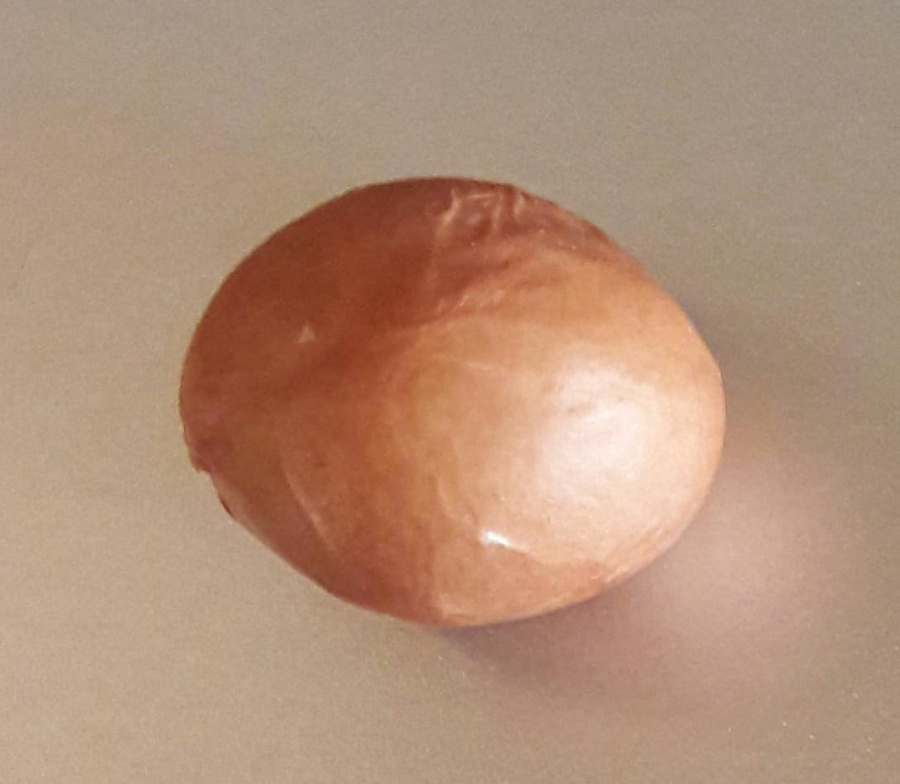
#> input picture seed.jpeg, 900 x 784 px, shrunk from 1089 x 949 before the run, given in place of the camera
$ python edge-live.py
#> lines starting #> are read from the running program, lines starting #| are printed output that depends on the picture; after the words box and inside, x2 and y2 are one past the last pixel; in counts of white or black regions, pixels touching at a corner belong together
import cv2
import numpy as np

cap = cv2.VideoCapture(0)

while(1):
    _, frame = cap.read()
#> frame is the input picture: shape (784, 900, 3); mean B, G, R 121.3, 144.4, 178.7
    hsv = cv2.cvtColor(frame, cv2.COLOR_BGR2HSV)
#> hsv: shape (784, 900, 3); mean H, S, V 12.9, 83.5, 178.7
    lower_red = np.array([30,150,50])
    upper_red = np.array([255,255,180])
    mask = cv2.inRange(hsv, lower_red, upper_red)
#> mask: shape (784, 900); every value is 0
    res = cv2.bitwise_and(frame,frame, mask= mask)
#> res: shape (784, 900, 3); every value is 0
    edges = cv2.Canny(frame,100,200)
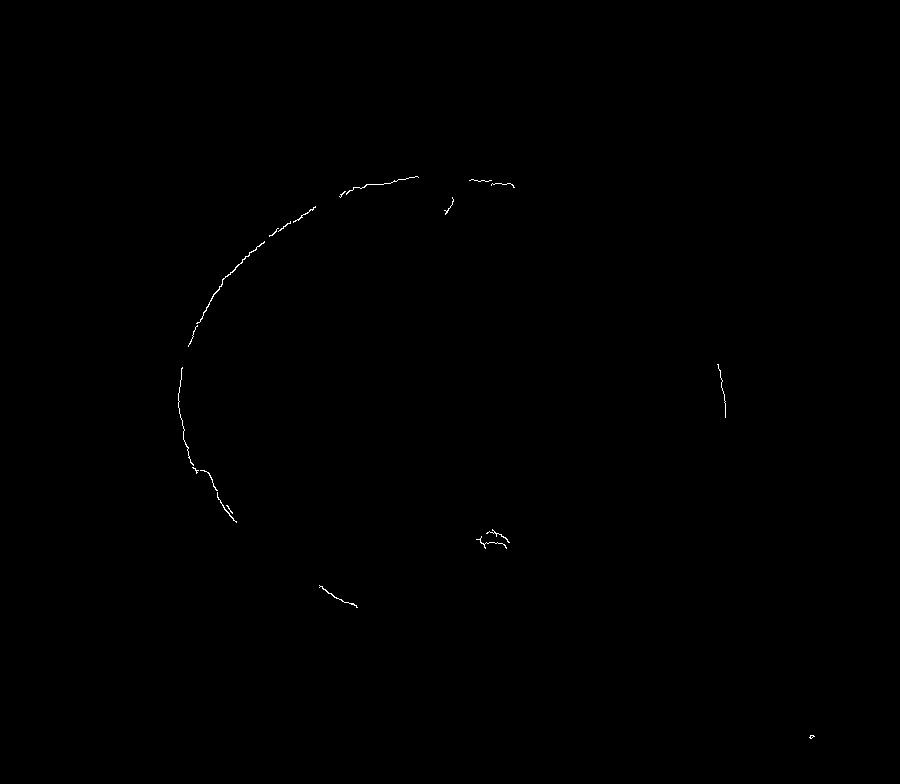
#> edges: shape (784, 900); 0.12% white in thin lines or dots, all inside (x1, y1, x2, y2) = (178, 176, 815, 739)
    contours, hierarchy = cv2.findContours(edges, cv2.RETR_EXTERNAL, cv2.CHAIN_APPROX_NONE)
#> contours = 20 contours, 19 with area under 20; largest, box (x1, y1, x2, y2) and area: (196, 241, 265, 324) 46
    cv2.drawContours(frame, contours, -1, (0, 255, 0), 1)
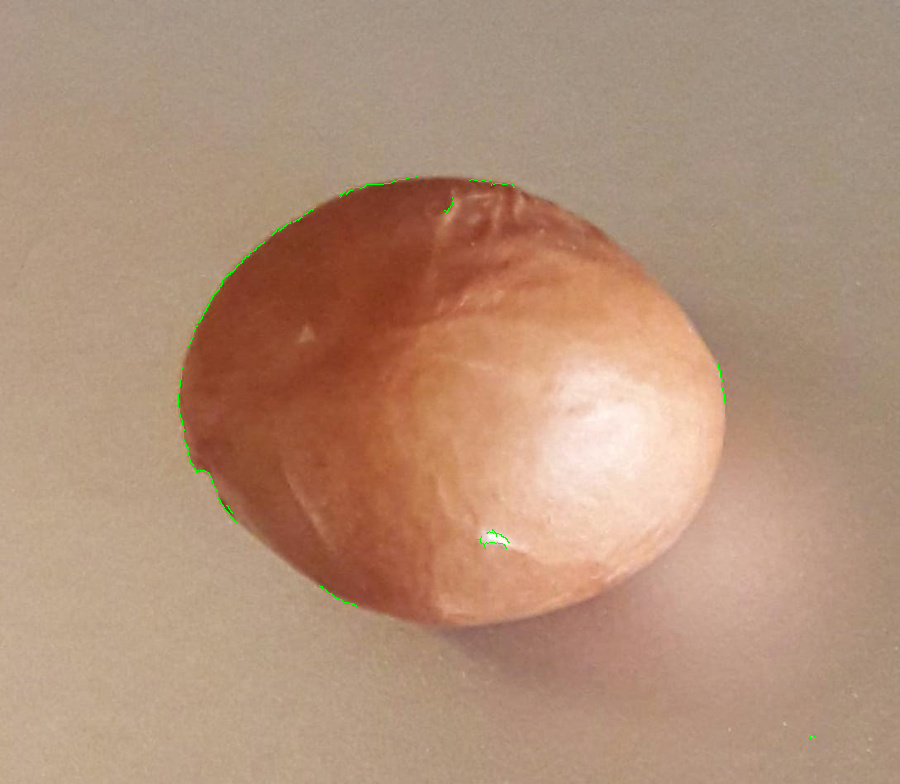
#> frame: shape (784, 900, 3); 0.12% of pixels changed, all inside (x1, y1, x2, y2) = (178, 176, 815, 739)
    cv2.imshow("edges",edges)
    cv2.imshow("Contours", frame)
    k = cv2.waitKey(5) & 0xFF
#> (key Esc is pressed here)
    if k == 27:
        break

cap.release()
cv2.destroyAllWindows()
